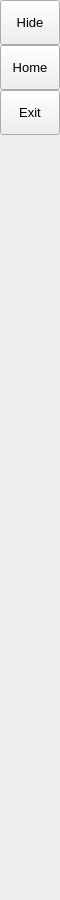
        <widget class="QFrame" name="leftMenuBg">
         <property name="minimumSize">
          <size>
           <width>60</width>
           <height>0</height>
          </size>
         </property>
         <property name="maximumSize">
          <size>
           <width>60</width>
           <height>16777215</height>
          </size>
         </property>
         <property name="frameShape">
          <enum>QFrame::Shape::NoFrame</enum>
         </property>
         <property name="frameShadow">
          <enum>QFrame::Shadow::Raised</enum>
         </property>
         <layout class="QVBoxLayout" name="verticalLayout_3">
          <property name="spacing">
           <number>0</number>
          </property>
          <property name="leftMargin">
           <number>0</number>
          </property>
          <property name="topMargin">
           <number>0</number>
          </property>
          <property name="rightMargin">
           <number>0</number>
          </property>
          <property name="bottomMargin">
           <number>0</number>
          </property>
          <item>
           <widget class="QFrame" name="leftMenuFrame">
            <property name="minimumSize">
             <size>
              <width>0</width>
              <height>900</height>
             </size>
            </property>
            <property name="frameShape">
             <enum>QFrame::Shape::NoFrame</enum>
            </property>
            <property name="frameShadow">
             <enum>QFrame::Shadow::Raised</enum>
            </property>
            <layout class="QVBoxLayout" name="verticalMenuLayout">
             <property name="spacing">
              <number>0</number>
             </property>
             <property name="leftMargin">
              <number>0</number>
             </property>
             <property name="topMargin">
              <number>0</number>
             </property>
             <property name="rightMargin">
              <number>0</number>
             </property>
             <property name="bottomMargin">
              <number>0</number>
             </property>
             <item>
              <widget class="QFrame" name="toggleBox">
               <property name="maximumSize">
                <size>
                 <width>16777215</width>
                 <height>45</height>
                </size>
               </property>
               <property name="frameShape">
                <enum>QFrame::Shape::NoFrame</enum>
               </property>
               <property name="frameShadow">
                <enum>QFrame::Shadow::Raised</enum>
               </property>
               <layout class="QVBoxLayout" name="verticalLayout_4">
                <property name="spacing">
                 <number>0</number>
                </property>
                <property name="leftMargin">
                 <number>0</number>
                </property>
                <property name="topMargin">
                 <number>0</number>
                </property>
                <property name="rightMargin">
                 <number>0</number>
                </property>
                <property name="bottomMargin">
                 <number>0</number>
                </property>
                <item>
                 <widget class="QPushButton" name="toggleButton">
                  <property name="sizePolicy">
                   <sizepolicy hsizetype="Expanding" vsizetype="Fixed">
                    <horstretch>0</horstretch>
                    <verstretch>0</verstretch>
                   </sizepolicy>
                  </property>
                  <property name="minimumSize">
                   <size>
                    <width>0</width>
                    <height>45</height>
                   </size>
                  </property>
                  <property name="font">
                   <font>
                    <family>Segoe UI</family>
                    <pointsize>10</pointsize>
                    <italic>false</italic>
                    <bold>false</bold>
                   </font>
                  </property>
                  <property name="cursor">
                   <cursorShape>PointingHandCursor</cursorShape>
                  </property>
                  <property name="layoutDirection">
                   <enum>Qt::LayoutDirection::LeftToRight</enum>
                  </property>
                  <property name="styleSheet">
                   <string notr="true">background-image: url(:/icons/images/icons/icon_menu.png);</string>
                  </property>
                  <property name="text">
                   <string>Hide</string>
                  </property>
                 </widget>
                </item>
               </layout>
              </widget>
             </item>
             <item alignment="Qt::AlignmentFlag::AlignTop">
              <widget class="QFrame" name="topMenu">
               <property name="frameShape">
                <enum>QFrame::Shape::NoFrame</enum>
               </property>
               <property name="frameShadow">
                <enum>QFrame::Shadow::Raised</enum>
               </property>
               <layout class="QVBoxLayout" name="verticalLayout_8">
                <property name="spacing">
                 <number>0</number>
                </property>
                <property name="leftMargin">
                 <number>0</number>
                </property>
                <property name="topMargin">
                 <number>0</number>
                </property>
                <property name="rightMargin">
                 <number>0</number>
                </property>
                <property name="bottomMargin">
                 <number>0</number>
                </property>
                <item>
                 <widget class="QPushButton" name="btn_home">
                  <property name="sizePolicy">
                   <sizepolicy hsizetype="Expanding" vsizetype="Fixed">
                    <horstretch>0</horstretch>
                    <verstretch>0</verstretch>
                   </sizepolicy>
                  </property>
                  <property name="minimumSize">
                   <size>
                    <width>0</width>
                    <height>45</height>
                   </size>
                  </property>
                  <property name="font">
                   <font>
                    <family>Segoe UI</family>
                    <pointsize>10</pointsize>
                    <italic>false</italic>
                    <bold>false</bold>
                   </font>
                  </property>
                  <property name="cursor">
                   <cursorShape>PointingHandCursor</cursorShape>
                  </property>
                  <property name="layoutDirection">
                   <enum>Qt::LayoutDirection::LeftToRight</enum>
                  </property>
                  <property name="styleSheet">
                   <string notr="true">background-image: url(:/icons/images/icons/cil-home.png);</string>
                  </property>
                  <property name="text">
                   <string>Home</string>
                  </property>
                 </widget>
                </item>
                <item>
                 <widget class="QPushButton" name="btn_login">
                  <property name="sizePolicy">
                   <sizepolicy hsizetype="Expanding" vsizetype="Fixed">
                    <horstretch>0</horstretch>
                    <verstretch>0</verstretch>
                   </sizepolicy>
                  </property>
                  <property name="minimumSize">
                   <size>
                    <width>0</width>
                    <height>45</height>
                   </size>
                  </property>
                  <property name="font">
                   <font>
                    <family>Segoe UI</family>
                    <pointsize>10</pointsize>
                    <italic>false</italic>
                    <bold>false</bold>
                   </font>
                  </property>
                  <property name="cursor">
                   <cursorShape>PointingHandCursor</cursorShape>
                  </property>
                  <property name="layoutDirection">
                   <enum>Qt::LayoutDirection::LeftToRight</enum>
                  </property>
                  <property name="styleSheet">
                   <string notr="true">background-image: url(:/icons/images/icons/cil-user.png);</string>
                  </property>
                  <property name="text">
                   <string>Exit</string>
                  </property>
                 </widget>
                </item>
               </layout>
              </widget>
             </item>
            </layout>
           </widget>
          </item>
         </layout>
        </widget>
